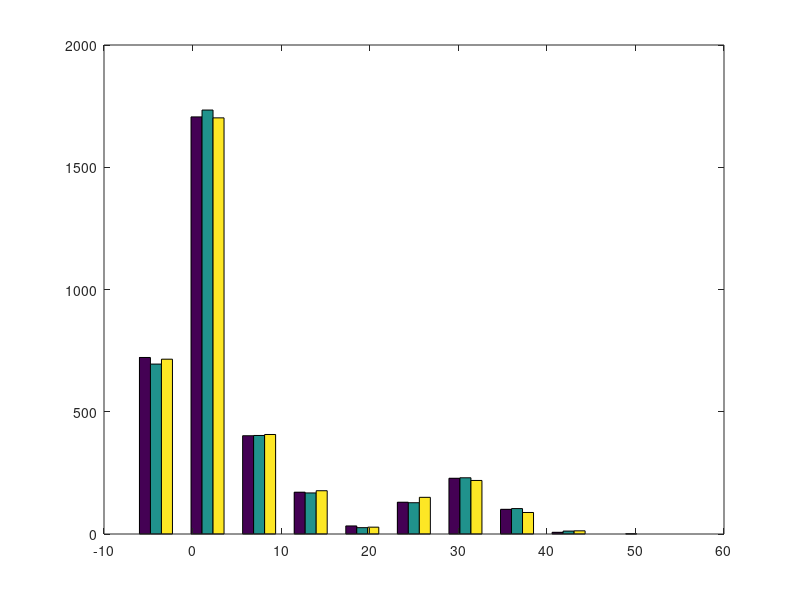

Reproduce this figure in MATLAB. (Note: this script raises an error after producing the figure.)
% test of mutual infomation theory
% Mutual information theory for adaptive mixture models

close all
clear all
% change input data here
data=[1.25*randn(500,3)+10; 1.5*randn(1000,3)-2; randn(1500,3)+3; 5*randn(500,3)+30;];

figure
hist(data);
% intilize EM paramters
K=7;
disp('The initial no. of components is:'); disp(K);
TH=0.00001;
max_fai=1000;
I_total=1000;
[n D] = size(data);
p = ones(1,K)/K;      % mixing proportions
mu = randn(D,K);      % means
s2 = zeros(D,D,K);

for i=1:K
  s2(:,:,i) = -100*diag(log(rand(D,1))); % variances
end

while (max_fai>0)%&(I_total>TH)
[p, mu, s2]=my_mog(data,K,1000, p, mu, s2);
%[N, D]=size(data);
clear p_inter H H2 I I_total fai fai2
for i=1:K
    for j=1:K
            p_inter(i,j)=(2*pi)^(-0.5*D)*det(s2(:,:,j))^(-0.5)*exp(-0.5*(mu(:,i)-mu(:,j))'*inv(s2(:,:,j))*(mu(:,i)-mu(:,j)))*p(i);
            
    end
end
mm=max(p_inter, [],2);
for i=1:K
p_inter(i,:)=p_inter(i,:)./mm(i);
end

for i=1:K
    for j=1:K
        if abs(p_inter(i,j))>TH
        fai(i,j)=p(j)*p_inter(i,j)*log(p_inter(i,j)/p(i));
        fai2(i,j)=p(i)*p_inter(j,i)*log(p_inter(j,i)/p(j));
       else
        fai(i,j)=0;
        fai2(i,j)=0;
       end
    end
end
% compute I total in another way
I_total=0;
for i=1:K
    for j=1:K
        if (i~=j)
        I_total=I_total+p(i)*fai(i,j);
        end
    end
end

max_fai=-1000;
index=[0 0];
for i=1:K
    for j=1:K
        if (i~=j)
            if fai(i,j)>max_fai
                max_fai=fai(i,j);
                index=[i,j];
            end
        end
    end
end
if max_fai>0
    K=K-1;
    if p(index(1))>p(index(2))
        p(index(2))=[];
        mu(:,index(2))=[];
        s2(:,:,index(2))=[];
    else
        p(index(1))=[];
        mu(:,index(1))=[];
        s2(:,:,index(1))=[];
    end
end
disp(I_total);%disp(max_fai);
end  % end of while
disp('The optimal no. of component found is:'); disp(K);           

